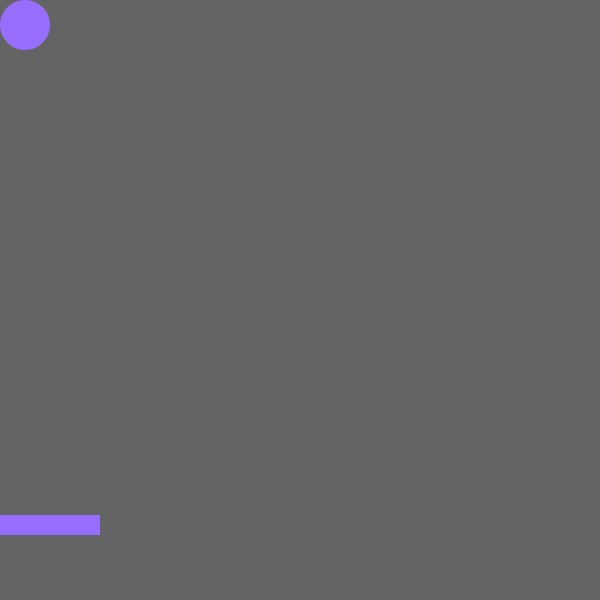
Frame 1 (no input)
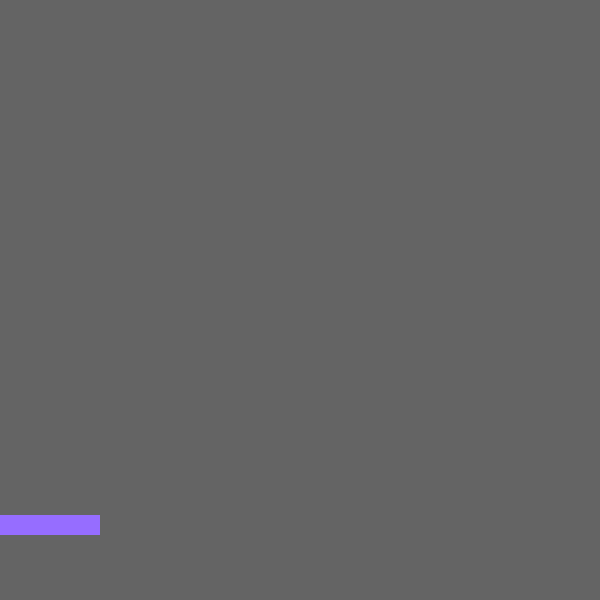
Frame 60 (the mouse pressed at the canvas centre just before this capture)
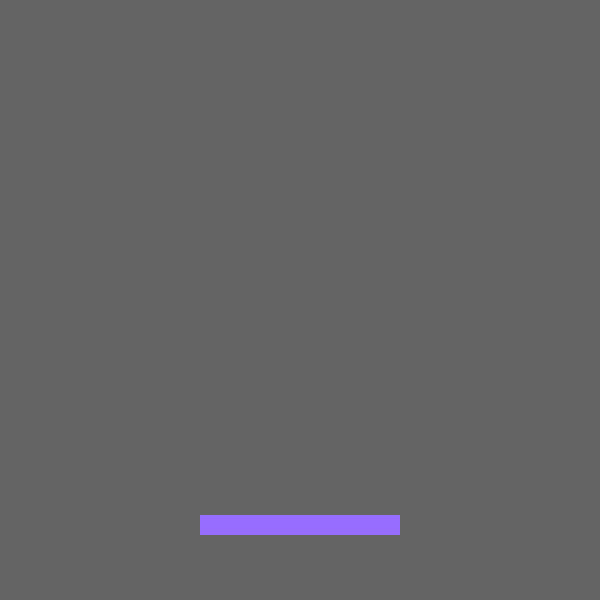
Frame 120 (the mouse held since frame 60 and released just before this capture)

The Processing sketch that drew these frames (run headless with seeded random() and noise(); from frame 60 on, the mouse is pressed at the canvas centre):

// Processing sketch: processing_110972
// ── processing_110972.pde

int diameter = 50;

int xdistance = diameter/2;
int ydistance = diameter/2;


int xspeed = 10;
int yspeed = 20;


int ydirection = 1;
int xdirection = 1;


void setup() {
  size(600, 600);
  background(100);
  fill(150, 109, 255);
  noStroke();
}
void draw() {
  background(100);
  ellipse(xdistance, ydistance, diameter, diameter);
  rectMode(CENTER);
  rect(mouseX, height-75, 200, 20);
  xdistance += xspeed*xdirection;
  ydistance += yspeed*ydirection;

  //bottom hit
  //if (ydistance>height-diameter/2) {
  if (ydistance>height-100 && xdistance>mouseX-100 && xdistance<mouseX+100) {
    ydirection = -ydirection;
  }
  else { 
    ydirection= +ydirection;
  }

  //top hit
  if (ydistance<0+diameter/2) {
    ydirection=-ydirection;
  }

  //right hit
  if (xdistance>width-diameter/2) {
    xdirection = -xdirection;
  }

  //left hit
  if (xdistance<0+diameter/2) {
    xdirection=-xdirection;
    if (xdistance<=mouseX && ydistance>height-75) {
      xspeed=xspeed*-1;
    }
  }
}
